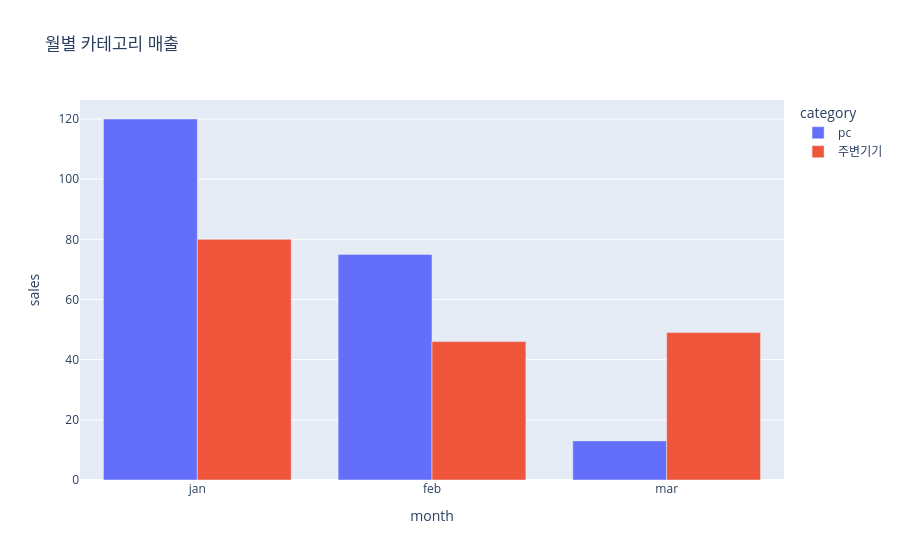

The notebook cell saved with this chart:
### Code cell
df= pd.DataFrame({
        'month': ['jan','jan','feb','feb','mar','mar'],
        'category': [
            'pc','주변기기',
            'pc','주변기기',
            'pc','주변기기',
                     ],
        'sales': [ 120,80,75,46,13,49,]

    })

fig= px.bar(df,
            x='month',
            y='sales',
            color='category',
            barmode='group',
            title='월별 카테고리 매출')

fig.show()

### Figure 1 — Plotly figure (JSON) as saved in the notebook; plotly's stock layout.template omitted (floating-point values rounded to 4 significant figures)
{"data": [{"alignmentgroup": "True", "hovertemplate": "category=pc<br>month=%{x}<br>sales=%{y}<extra></extra>", "legendgroup": "pc", "marker": {"color": "#636efa", "pattern": {"shape": ""}}, "name": "pc", "offsetgroup": "pc", "orientation": "v", "showlegend": true, "textposition": "auto", "type": "bar", "x": ["jan", "feb", "mar"], "xaxis": "x", "y": [120, 75, 13], "yaxis": "y"}, {"alignmentgroup": "True", "hovertemplate": "category=주변기기<br>month=%{x}<br>sales=%{y}<extra></extra>", "legendgroup": "주변기기", "marker": {"color": "#EF553B", "pattern": {"shape": ""}}, "name": "주변기기", "offsetgroup": "주변기기", "orientation": "v", "showlegend": true, "textposition": "auto", "type": "bar", "x": ["jan", "feb", "mar"], "xaxis": "x", "y": [80, 46, 49], "yaxis": "y"}], "layout": {"barmode": "group", "legend": {"title": {"text": "category"}, "tracegroupgap": 0}, "title": {"text": "월별 카테고리 매출"}, "xaxis": {"anchor": "y", "domain": [0, 1], "title": {"text": "month"}}, "yaxis": {"anchor": "x", "domain": [0, 1], "title": {"text": "sales"}}}}
